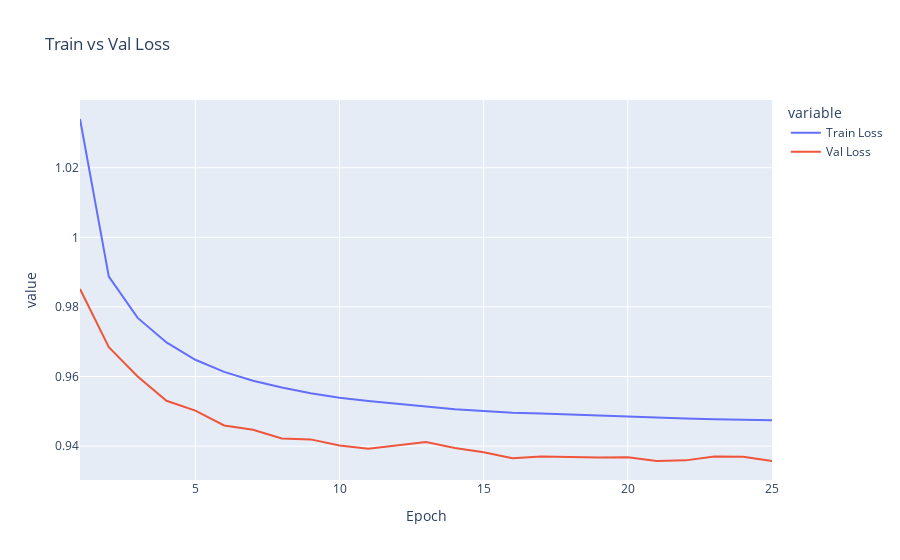
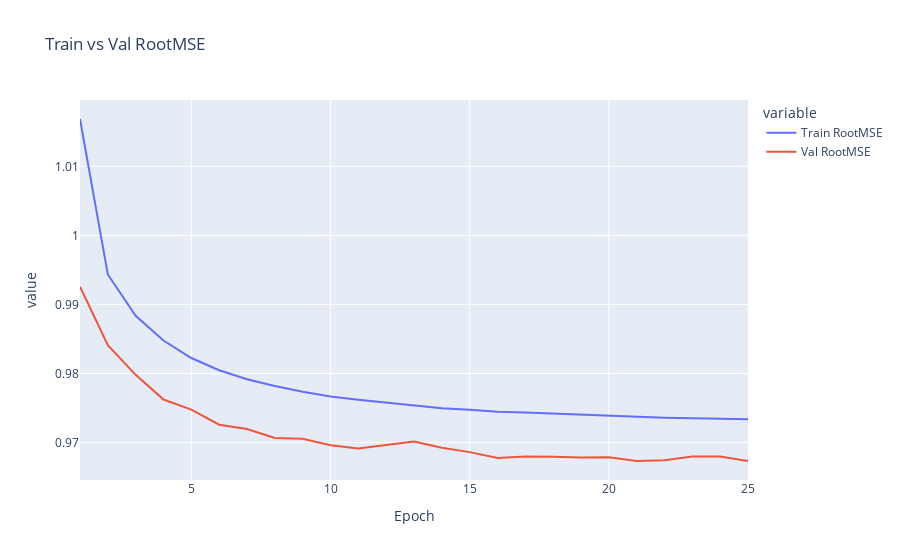
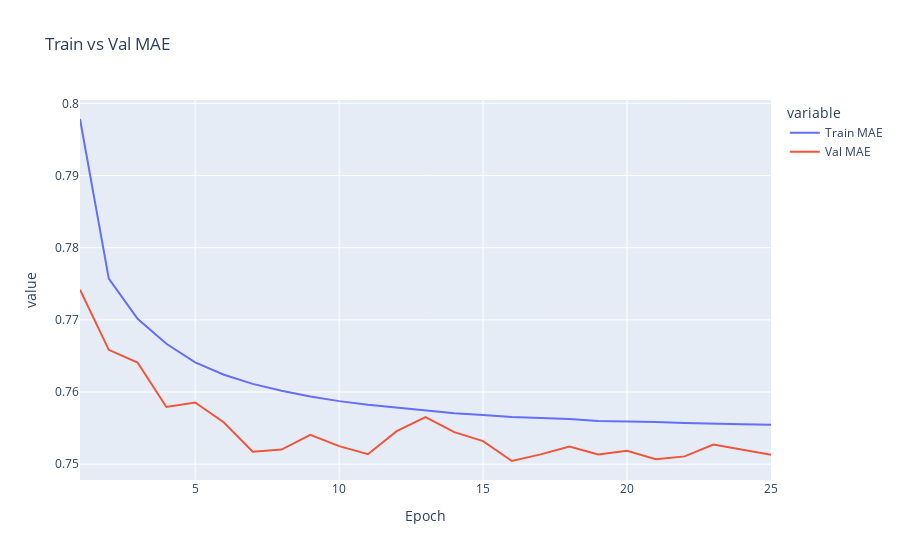
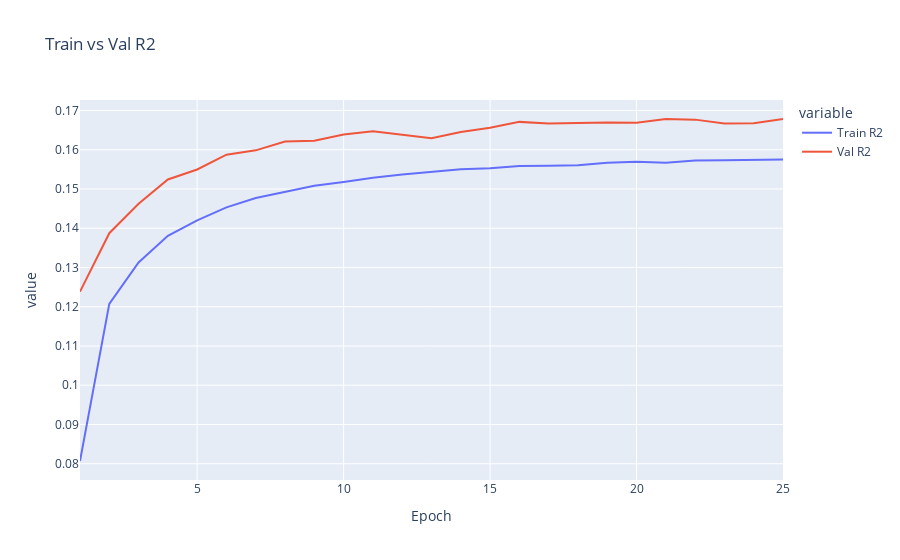

Notebook source saved alongside these figures, in order:
### Markdown cell above
#### After fitting

### Code cell
metric_name = ['Loss', 'RootMSE', 'MAE', 'R2']
train_metric = ['loss', 'root_mean_squared_error', 'mean_absolute_error', 'r2_score']
val_metric = ['val_loss', 'val_root_mean_squared_error', 'val_mean_absolute_error', 'val_r2_score']

for i in range(len(metric_name)):

  print(f"\n----------- {metric_name[i]} chart -----------\n")

  # plotly chart
  fig_loss = px.line({
    'Epoch' : range(1, len(trained_model.history[train_metric[i]]) + 1),
    f"Train {metric_name[i]}": trained_model.history[train_metric[i]],
    f"Val {metric_name[i]}": trained_model.history[val_metric[i]]
    },
    title=f"Train vs Val {metric_name[i]}", x='Epoch', y=[f"Train {metric_name[i]}", f"Val {metric_name[i]}"])
  fig_loss.show()

  # matplotlib chart
  plt.plot(trained_model.history[train_metric[i]], label=f"Train {metric_name[i]}")
  plt.plot(trained_model.history[val_metric[i]], label=f"Val {metric_name[i]}")
  plt.legend()
  plt.show()

### Figure 1 — Plotly figure (JSON) as saved in the notebook; plotly's stock layout.template omitted (floating-point values rounded to 4 significant figures)
{"data": [{"hovertemplate": "variable=Train Loss<br>Epoch=%{x}<br>value=%{y}<extra></extra>", "legendgroup": "Train Loss", "line": {"color": "#636efa", "dash": "solid"}, "marker": {"symbol": "circle"}, "mode": "lines", "name": "Train Loss", "orientation": "v", "showlegend": true, "type": "scatter", "x": [1, 2, 3, 4, 5, 6, 7, 8, 9, 10, 11, 12, 13, 14, 15, 16, 17, 18, 19, 20, 21, 22, 23, 24, 25], "xaxis": "x", "y": [1.034, 0.9887, 0.9768, 0.9698, 0.9648, 0.9613, 0.9588, 0.9569, 0.9552, 0.9539, 0.953, 0.9521, 0.9514, 0.9506, 0.9501, 0.9496, 0.9494, 0.9491, 0.9486, 0.9484, 0.9482, 0.9479, 0.9477, 0.9476, 0.9475], "yaxis": "y"}, {"hovertemplate": "variable=Val Loss<br>Epoch=%{x}<br>value=%{y}<extra></extra>", "legendgroup": "Val Loss", "line": {"color": "#EF553B", "dash": "solid"}, "marker": {"symbol": "circle"}, "mode": "lines", "name": "Val Loss", "orientation": "v", "showlegend": true, "type": "scatter", "x": [1, 2, 3, 4, 5, 6, 7, 8, 9, 10, 11, 12, 13, 14, 15, 16, 17, 18, 19, 20, 21, 22, 23, 24, 25], "xaxis": "x", "y": [0.9852, 0.9684, 0.96, 0.953, 0.9502, 0.9459, 0.9447, 0.9422, 0.9419, 0.9402, 0.9392, 0.9402, 0.9412, 0.9395, 0.9382, 0.9366, 0.937, 0.9369, 0.9367, 0.9368, 0.9357, 0.9359, 0.937, 0.937, 0.9357], "yaxis": "y"}], "layout": {"legend": {"title": {"text": "variable"}, "tracegroupgap": 0}, "title": {"text": "Train vs Val Loss"}, "xaxis": {"anchor": "y", "domain": [0, 1], "title": {"text": "Epoch"}}, "yaxis": {"anchor": "x", "domain": [0, 1], "title": {"text": "value"}}}}

### Figure 2 — Plotly figure (JSON) as saved in the notebook; plotly's stock layout.template omitted (floating-point values rounded to 4 significant figures)
{"data": [{"hovertemplate": "variable=Train RootMSE<br>Epoch=%{x}<br>value=%{y}<extra></extra>", "legendgroup": "Train RootMSE", "line": {"color": "#636efa", "dash": "solid"}, "marker": {"symbol": "circle"}, "mode": "lines", "name": "Train RootMSE", "orientation": "v", "showlegend": true, "type": "scatter", "x": [1, 2, 3, 4, 5, 6, 7, 8, 9, 10, 11, 12, 13, 14, 15, 16, 17, 18, 19, 20, 21, 22, 23, 24, 25], "xaxis": "x", "y": [1.017, 0.9943, 0.9883, 0.9848, 0.9822, 0.9805, 0.9792, 0.9782, 0.9773, 0.9767, 0.9762, 0.9758, 0.9754, 0.975, 0.9747, 0.9745, 0.9743, 0.9742, 0.974, 0.9739, 0.9738, 0.9736, 0.9735, 0.9735, 0.9734], "yaxis": "y"}, {"hovertemplate": "variable=Val RootMSE<br>Epoch=%{x}<br>value=%{y}<extra></extra>", "legendgroup": "Val RootMSE", "line": {"color": "#EF553B", "dash": "solid"}, "marker": {"symbol": "circle"}, "mode": "lines", "name": "Val RootMSE", "orientation": "v", "showlegend": true, "type": "scatter", "x": [1, 2, 3, 4, 5, 6, 7, 8, 9, 10, 11, 12, 13, 14, 15, 16, 17, 18, 19, 20, 21, 22, 23, 24, 25], "xaxis": "x", "y": [0.9926, 0.9841, 0.9798, 0.9762, 0.9748, 0.9726, 0.972, 0.9707, 0.9705, 0.9696, 0.9691, 0.9696, 0.9702, 0.9693, 0.9686, 0.9678, 0.968, 0.9679, 0.9678, 0.9679, 0.9673, 0.9674, 0.968, 0.968, 0.9673], "yaxis": "y"}], "layout": {"legend": {"title": {"text": "variable"}, "tracegroupgap": 0}, "title": {"text": "Train vs Val RootMSE"}, "xaxis": {"anchor": "y", "domain": [0, 1], "title": {"text": "Epoch"}}, "yaxis": {"anchor": "x", "domain": [0, 1], "title": {"text": "value"}}}}

### Figure 3 — Plotly figure (JSON) as saved in the notebook; plotly's stock layout.template omitted (floating-point values rounded to 4 significant figures)
{"data": [{"hovertemplate": "variable=Train MAE<br>Epoch=%{x}<br>value=%{y}<extra></extra>", "legendgroup": "Train MAE", "line": {"color": "#636efa", "dash": "solid"}, "marker": {"symbol": "circle"}, "mode": "lines", "name": "Train MAE", "orientation": "v", "showlegend": true, "type": "scatter", "x": [1, 2, 3, 4, 5, 6, 7, 8, 9, 10, 11, 12, 13, 14, 15, 16, 17, 18, 19, 20, 21, 22, 23, 24, 25], "xaxis": "x", "y": [0.7978, 0.7757, 0.7701, 0.7667, 0.7641, 0.7624, 0.7611, 0.7602, 0.7594, 0.7587, 0.7582, 0.7578, 0.7575, 0.7571, 0.7568, 0.7565, 0.7564, 0.7563, 0.756, 0.7559, 0.7558, 0.7557, 0.7556, 0.7555, 0.7555], "yaxis": "y"}, {"hovertemplate": "variable=Val MAE<br>Epoch=%{x}<br>value=%{y}<extra></extra>", "legendgroup": "Val MAE", "line": {"color": "#EF553B", "dash": "solid"}, "marker": {"symbol": "circle"}, "mode": "lines", "name": "Val MAE", "orientation": "v", "showlegend": true, "type": "scatter", "x": [1, 2, 3, 4, 5, 6, 7, 8, 9, 10, 11, 12, 13, 14, 15, 16, 17, 18, 19, 20, 21, 22, 23, 24, 25], "xaxis": "x", "y": [0.7742, 0.7658, 0.7641, 0.7579, 0.7585, 0.7558, 0.7517, 0.752, 0.7541, 0.7525, 0.7514, 0.7546, 0.7565, 0.7544, 0.7532, 0.7504, 0.7514, 0.7525, 0.7513, 0.7518, 0.7507, 0.7511, 0.7527, 0.7521, 0.7513], "yaxis": "y"}], "layout": {"legend": {"title": {"text": "variable"}, "tracegroupgap": 0}, "title": {"text": "Train vs Val MAE"}, "xaxis": {"anchor": "y", "domain": [0, 1], "title": {"text": "Epoch"}}, "yaxis": {"anchor": "x", "domain": [0, 1], "title": {"text": "value"}}}}

### Figure 4 — Plotly figure (JSON) as saved in the notebook; plotly's stock layout.template omitted (floating-point values rounded to 4 significant figures)
{"data": [{"hovertemplate": "variable=Train R2<br>Epoch=%{x}<br>value=%{y}<extra></extra>", "legendgroup": "Train R2", "line": {"color": "#636efa", "dash": "solid"}, "marker": {"symbol": "circle"}, "mode": "lines", "name": "Train R2", "orientation": "v", "showlegend": true, "type": "scatter", "x": [1, 2, 3, 4, 5, 6, 7, 8, 9, 10, 11, 12, 13, 14, 15, 16, 17, 18, 19, 20, 21, 22, 23, 24, 25], "xaxis": "x", "y": [0.0807, 0.1207, 0.1313, 0.1381, 0.142, 0.1453, 0.1477, 0.1493, 0.1508, 0.1518, 0.1529, 0.1537, 0.1543, 0.155, 0.1553, 0.1559, 0.1559, 0.156, 0.1567, 0.1569, 0.1567, 0.1572, 0.1573, 0.1575, 0.1575], "yaxis": "y"}, {"hovertemplate": "variable=Val R2<br>Epoch=%{x}<br>value=%{y}<extra></extra>", "legendgroup": "Val R2", "line": {"color": "#EF553B", "dash": "solid"}, "marker": {"symbol": "circle"}, "mode": "lines", "name": "Val R2", "orientation": "v", "showlegend": true, "type": "scatter", "x": [1, 2, 3, 4, 5, 6, 7, 8, 9, 10, 11, 12, 13, 14, 15, 16, 17, 18, 19, 20, 21, 22, 23, 24, 25], "xaxis": "x", "y": [0.1238, 0.1387, 0.1462, 0.1524, 0.155, 0.1587, 0.1598, 0.1621, 0.1623, 0.1639, 0.1647, 0.1639, 0.1629, 0.1645, 0.1656, 0.1671, 0.1667, 0.1668, 0.1669, 0.1669, 0.1678, 0.1677, 0.1667, 0.1667, 0.1678], "yaxis": "y"}], "layout": {"legend": {"title": {"text": "variable"}, "tracegroupgap": 0}, "title": {"text": "Train vs Val R2"}, "xaxis": {"anchor": "y", "domain": [0, 1], "title": {"text": "Epoch"}}, "yaxis": {"anchor": "x", "domain": [0, 1], "title": {"text": "value"}}}}
